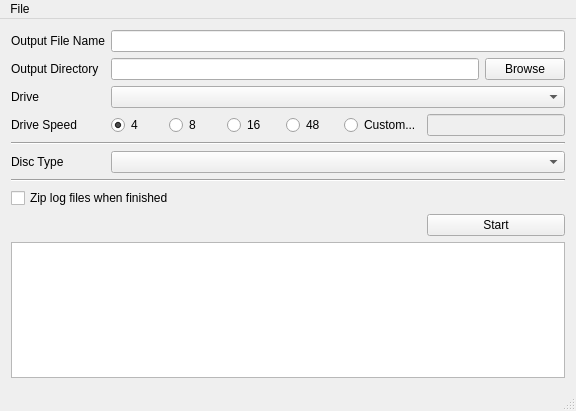
<?xml version="1.0" encoding="UTF-8"?>
<ui version="4.0">
 <class>MainWindow</class>
 <widget class="QMainWindow" name="MainWindow">
  <property name="geometry">
   <rect>
    <x>0</x>
    <y>0</y>
    <width>576</width>
    <height>411</height>
   </rect>
  </property>
  <property name="windowTitle">
   <string>DiscImageCreator GUI</string>
  </property>
  <widget class="QWidget" name="centralWidget">
   <layout class="QGridLayout" name="gridLayout">
    <item row="3" column="2" colspan="7">
     <widget class="QComboBox" name="cb_driveLetter">
      <property name="toolTip">
       <string>Select an optical drive to read from.</string>
      </property>
     </widget>
    </item>
    <item row="8" column="1" colspan="8">
     <widget class="QCheckBox" name="zipFiles">
      <property name="toolTip">
       <string>Zip all the files relevant for logging the dump's properties.</string>
      </property>
      <property name="text">
       <string>Zip log files when finished</string>
      </property>
     </widget>
    </item>
    <item row="5" column="1" colspan="8">
     <widget class="Line" name="line_upper">
      <property name="orientation">
       <enum>Qt::Horizontal</enum>
      </property>
     </widget>
    </item>
    <item row="11" column="1">
     <spacer name="verticalSpacer">
      <property name="orientation">
       <enum>Qt::Vertical</enum>
      </property>
      <property name="sizeHint" stdset="0">
       <size>
        <width>20</width>
        <height>40</height>
       </size>
      </property>
     </spacer>
    </item>
    <item row="0" column="1" alignment="Qt::AlignLeft">
     <widget class="QLabel" name="label_fileName">
      <property name="text">
       <string>Output File Name</string>
      </property>
     </widget>
    </item>
    <item row="6" column="1">
     <widget class="QLabel" name="label_discType">
      <property name="text">
       <string>Disc Type</string>
      </property>
     </widget>
    </item>
    <item row="1" column="1">
     <widget class="QLabel" name="label_dir">
      <property name="text">
       <string>Output Directory</string>
      </property>
     </widget>
    </item>
    <item row="4" column="4">
     <widget class="QRadioButton" name="rb_speed16">
      <property name="toolTip">
       <string>Read disc at 16 times speed.</string>
      </property>
      <property name="text">
       <string>16</string>
      </property>
     </widget>
    </item>
    <item row="4" column="2">
     <widget class="QRadioButton" name="rb_speed4">
      <property name="toolTip">
       <string>Read disc at 4 times speed.</string>
      </property>
      <property name="text">
       <string>4</string>
      </property>
      <property name="checked">
       <bool>true</bool>
      </property>
     </widget>
    </item>
    <item row="1" column="2" colspan="6">
     <widget class="QLineEdit" name="le_dir">
      <property name="toolTip">
       <string>The disc image will be stored in this directory.</string>
      </property>
      <property name="clearButtonEnabled">
       <bool>true</bool>
      </property>
     </widget>
    </item>
    <item row="10" column="1" colspan="8">
     <widget class="QPlainTextEdit" name="pt_console">
      <property name="font">
       <font>
        <family>Consolas</family>
       </font>
      </property>
      <property name="undoRedoEnabled">
       <bool>false</bool>
      </property>
      <property name="readOnly">
       <bool>true</bool>
      </property>
     </widget>
    </item>
    <item row="9" column="7" colspan="2">
     <widget class="QPushButton" name="pb_start">
      <property name="toolTip">
       <string>Start</string>
      </property>
      <property name="text">
       <string>Start</string>
      </property>
     </widget>
    </item>
    <item row="3" column="1">
     <widget class="QLabel" name="label_drive">
      <property name="text">
       <string>Drive</string>
      </property>
     </widget>
    </item>
    <item row="1" column="8">
     <widget class="QPushButton" name="pb_browseDir">
      <property name="toolTip">
       <string>Browse</string>
      </property>
      <property name="text">
       <string>Browse</string>
      </property>
     </widget>
    </item>
    <item row="6" column="2" colspan="7">
     <widget class="QComboBox" name="cb_discType">
      <property name="toolTip">
       <string>What type of disc will be imaged?</string>
      </property>
      <property name="insertPolicy">
       <enum>QComboBox::InsertAlphabetically</enum>
      </property>
     </widget>
    </item>
    <item row="4" column="1">
     <widget class="QLabel" name="label_driveSpeed">
      <property name="text">
       <string>Drive Speed</string>
      </property>
     </widget>
    </item>
    <item row="7" column="1" colspan="8">
     <widget class="Line" name="line_lower">
      <property name="orientation">
       <enum>Qt::Horizontal</enum>
      </property>
     </widget>
    </item>
    <item row="4" column="3">
     <widget class="QRadioButton" name="rb_speed8">
      <property name="toolTip">
       <string>Read disc at 8 times speed.</string>
      </property>
      <property name="text">
       <string>8</string>
      </property>
     </widget>
    </item>
    <item row="4" column="5">
     <widget class="QRadioButton" name="rb_speed48">
      <property name="toolTip">
       <string>Read disc at 48 times speed.</string>
      </property>
      <property name="text">
       <string>48</string>
      </property>
     </widget>
    </item>
    <item row="0" column="2" colspan="7">
     <widget class="QLineEdit" name="le_fileName">
      <property name="toolTip">
       <string>Give the image read from the disc a name.</string>
      </property>
     </widget>
    </item>
    <item row="4" column="6">
     <widget class="QRadioButton" name="rb_custom">
      <property name="toolTip">
       <string>Read disc at a custom speed.</string>
      </property>
      <property name="text">
       <string>Custom...</string>
      </property>
     </widget>
    </item>
    <item row="4" column="7" colspan="2">
     <widget class="QLineEdit" name="le_customDriveSpeed">
      <property name="enabled">
       <bool>false</bool>
      </property>
      <property name="toolTip">
       <string>Enter a custom disc read speed.</string>
      </property>
      <property name="inputMethodHints">
       <set>Qt::ImhDigitsOnly</set>
      </property>
      <property name="text">
       <string/>
      </property>
      <property name="maxLength">
       <number>2</number>
      </property>
      <property name="clearButtonEnabled">
       <bool>true</bool>
      </property>
     </widget>
    </item>
   </layout>
  </widget>
  <widget class="QStatusBar" name="statusBar"/>
  <widget class="QMenuBar" name="menuBar">
   <property name="geometry">
    <rect>
     <x>0</x>
     <y>0</y>
     <width>576</width>
     <height>22</height>
    </rect>
   </property>
   <widget class="QMenu" name="menuFile">
    <property name="title">
     <string>File</string>
    </property>
    <addaction name="action_stopDrive"/>
    <addaction name="action_spinUpDrive"/>
    <addaction name="action_ejectTray"/>
    <addaction name="action_closeTray"/>
    <addaction name="action_resetDrive"/>
    <addaction name="separator"/>
    <addaction name="action_parseCcd"/>
    <addaction name="action_arseMds"/>
    <addaction name="separator"/>
    <addaction name="action_settings"/>
    <addaction name="separator"/>
    <addaction name="action_exit"/>
   </widget>
   <addaction name="menuFile"/>
  </widget>
  <action name="action_settings">
   <property name="text">
    <string>Settings...</string>
   </property>
   <property name="toolTip">
    <string>Open settings menu</string>
   </property>
   <property name="menuRole">
    <enum>QAction::PreferencesRole</enum>
   </property>
  </action>
  <action name="action_exit">
   <property name="text">
    <string>Exit</string>
   </property>
   <property name="toolTip">
    <string>Close the application.</string>
   </property>
   <property name="shortcut">
    <string>Ctrl+Q</string>
   </property>
   <property name="menuRole">
    <enum>QAction::QuitRole</enum>
   </property>
  </action>
  <action name="action_stopDrive">
   <property name="text">
    <string>Stop Drive</string>
   </property>
  </action>
  <action name="action_spinUpDrive">
   <property name="text">
    <string>Spin Up Drive</string>
   </property>
  </action>
  <action name="action_ejectTray">
   <property name="text">
    <string>Eject Tray</string>
   </property>
  </action>
  <action name="action_closeTray">
   <property name="text">
    <string>Close Tray</string>
   </property>
  </action>
  <action name="action_resetDrive">
   <property name="text">
    <string>Reset Drive</string>
   </property>
  </action>
  <action name="action_parseCcd">
   <property name="text">
    <string>Parse CCD Sub File</string>
   </property>
  </action>
  <action name="action_arseMds">
   <property name="text">
    <string>Parse MDS Sub File</string>
   </property>
  </action>
 </widget>
 <layoutdefault spacing="6" margin="11"/>
 <resources/>
 <connections/>
</ui>
